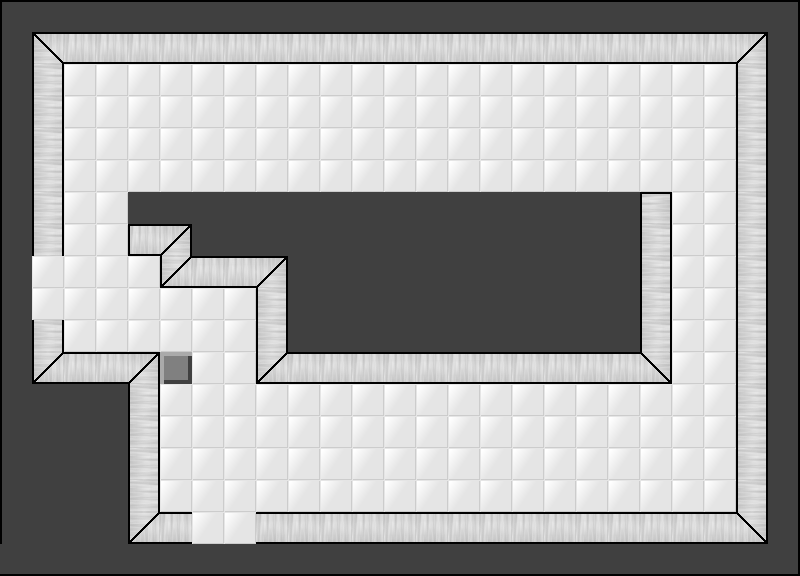

This is a level from a 2D game, rendered from its Tiled map with the project's own tilesets. A one-line summary and the map file follow, with tile-layer data summarised:
An orthogonal 25x18 tile map with 32x32 px tiles, 2 tile layers (Tile Layer 2, Tile Layer 1) and 26 objects (16x laser, 2x door, 2x button, 2x blade, 2x gate, ...).

<map version="1.0" orientation="orthogonal" width="25" height="18" tilewidth="32" tileheight="32">
 <tileset firstgid="1" name="room_tileset" tilewidth="32" tileheight="32">
  <image source="../graphics/room_tileset.png" width="192" height="256" />
 </tileset>
 <layer name="Tile Layer 2" width="25" height="18">
  <data>[450 cells, 450 non-empty, 4 distinct tile ids]</data>
 </layer>
 <layer name="Tile Layer 1" width="25" height="18">
  <data>[450 cells, 253 non-empty, 17 distinct tile ids]</data>
 </layer>
 <objectgroup name="Object Layer 1" width="25" height="18">
  <object name="door" type="door" x="32" y="256" width="32" height="64" />
  <object name="door" type="door" x="192" y="512" width="64" height="32" />
  <object name="button" type="button" x="128" y="256" width="32" height="32">
   <properties>
    <property name="id" value="2" />
   </properties>
  </object>
  <object name="blade" type="blade" x="320" y="160" width="32" height="32" />
  <object name="laser" type="laser" x="192" y="160" width="32" height="32" />
  <object name="laser" type="laser" x="224" y="160" width="32" height="32" />
  <object name="laser" type="laser" x="256" y="160" width="32" height="32" />
  <object name="laser" type="laser" x="288" y="160" width="32" height="32" />
  <object name="laser" type="laser" x="352" y="160" width="32" height="32" />
  <object name="laser" type="laser" x="384" y="160" width="32" height="32" />
  <object name="laser" type="laser" x="416" y="160" width="32" height="32" />
  <object name="laser" type="laser" x="448" y="160" width="32" height="32" />
  <object name="button" type="button" x="160" y="384" width="32" height="32">
   <properties>
    <property name="id" value="1" />
   </properties>
  </object>
  <object name="gate" type="gate" x="160" y="288" width="32" height="64">
   <properties>
    <property name="id" value="1" />
   </properties>
  </object>
  <object name="gate" type="gate" x="192" y="352" width="64" height="32">
   <properties>
    <property name="id" value="2" />
   </properties>
  </object>
  <object name="laser" type="laser" x="480" y="384" width="32" height="32" />
  <object name="laser" type="laser" x="512" y="384" width="32" height="32" />
  <object name="laser" type="laser" x="416" y="384" width="32" height="32" />
  <object name="laser" type="laser" x="544" y="384" width="32" height="32" />
  <object name="laser" type="laser" x="384" y="384" width="32" height="32" />
  <object name="laser" type="laser" x="576" y="384" width="32" height="32" />
  <object name="blade" type="blade" x="448" y="384" width="32" height="32" />
  <object name="laser" type="laser" x="352" y="384" width="32" height="32" />
  <object name="laser" type="laser" x="320" y="384" width="32" height="32" />
  <object name="SIGN" type="sign" x="256" y="384" width="32" height="32">
   <properties>
    <property name="text" value="Loitering is not recommended." />
   </properties>
  </object>
  <object name="SIGN" type="sign" x="64" y="64" width="32" height="32">
   <properties>
    <property name="text" value="Loitering is not recommended." />
   </properties>
  </object>
 </objectgroup>
</map>
